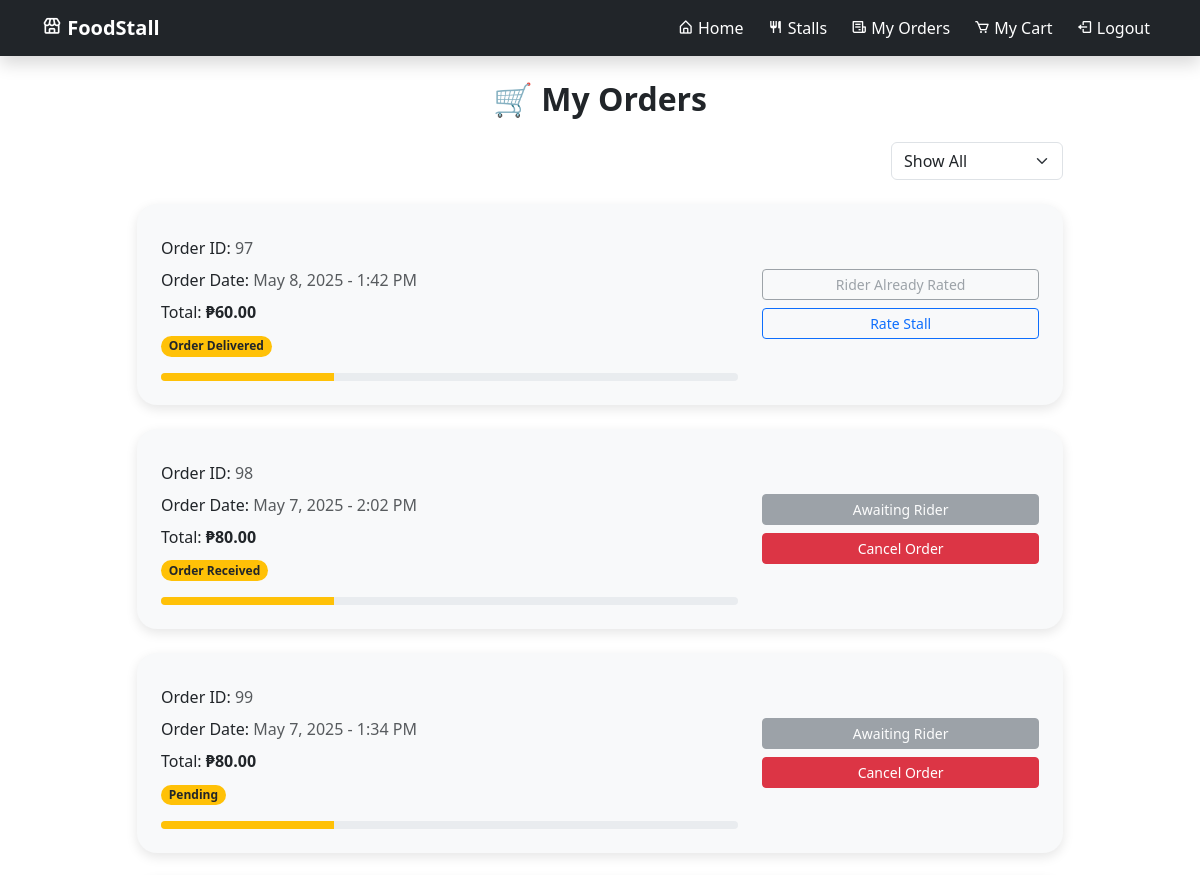
/your_orders.php (signed in, upper part), run on an earlier commit of the app's database.
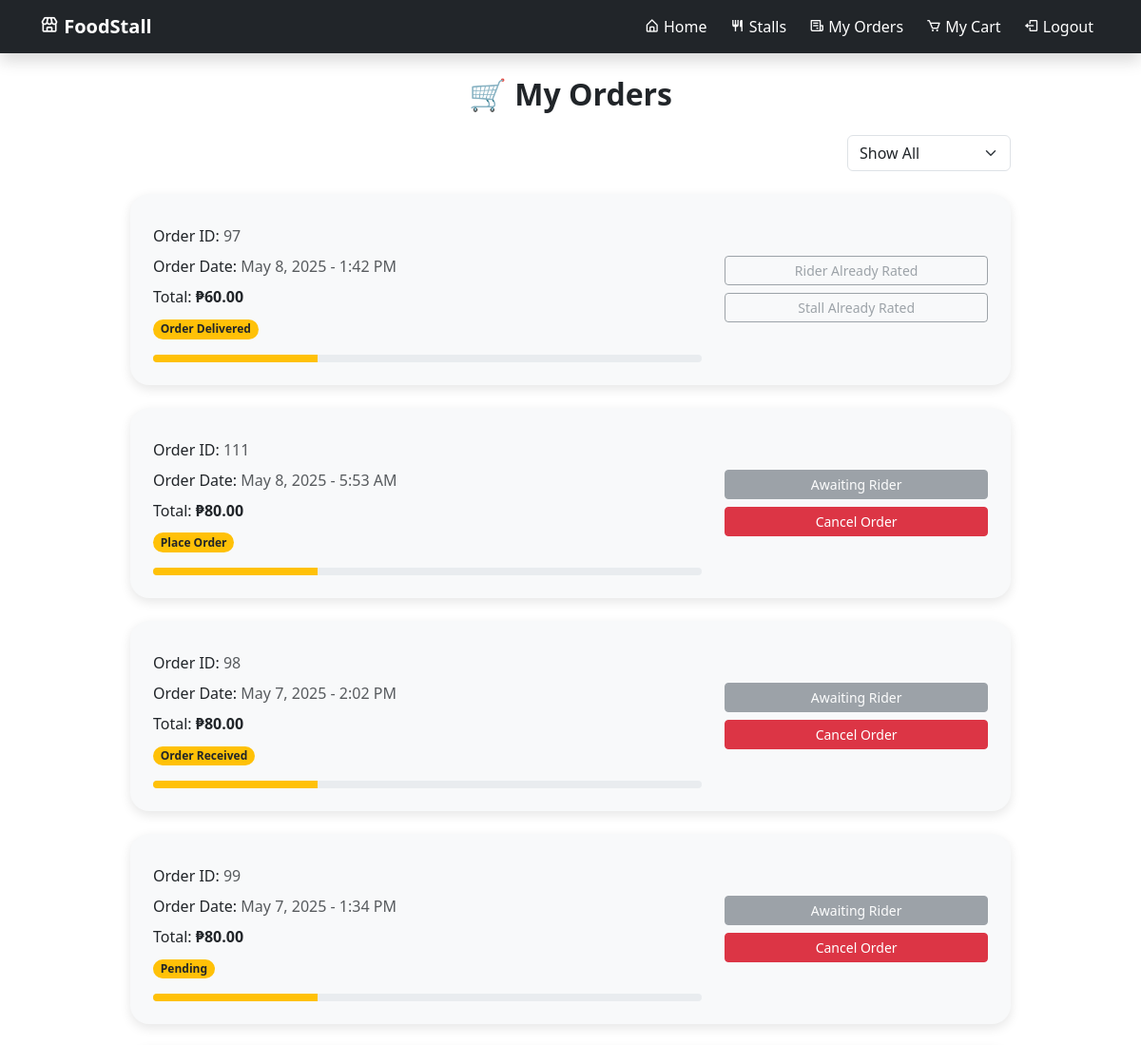
And on a later commit of the database.
### tables this page shows
CREATE TABLE `transaction` (
  `id` int(11) NOT NULL AUTO_INCREMENT,
  `u_id` int(11) NOT NULL,
  `rider_id` int(11) DEFAULT NULL,
  `address` text NOT NULL,
  `total_price` decimal(10,2) NOT NULL,
  `order_date` datetime DEFAULT current_timestamp(),
  `title` varchar(50) DEFAULT NULL,
  `status` varchar(20) DEFAULT NULL,
  `payment_status` varchar(20) DEFAULT NULL,
  `total_quantity` int(11) DEFAULT NULL,
  `rs_id` int(11) DEFAULT NULL,
  `rider_rating` tinyint(4) DEFAULT NULL CHECK (`rider_rating` between 1 and 5),
  `complaint` text DEFAULT NULL,
  `payment_method` varchar(100) NOT NULL,
  `gcash_proof` varchar(100) NOT NULL,
  `stall` varchar(100) DEFAULT NULL,
  `updated_at` datetime DEFAULT NULL,
  PRIMARY KEY (`id`),
  KEY `u_id` (`u_id`),
  KEY `rs_id` (`rs_id`)
);

### your_orders.php (the view, shortened to what this page needs)
<!DOCTYPE html>
<html lang="en">
<head>
    <link href="https://cdn.jsdelivr.net/npm/bootstrap@5.3.2/dist/css/bootstrap.min.css" rel="stylesheet">
    <link href="https://unpkg.com/boxicons@2.1.4/css/boxicons.min.css" rel="stylesheet">
</head>
<body>
    <?php include 'layouts/navbar.php'; ?>
    <div class="page-wrapper py-4">
        <section class="container">
            <div class="row justify-content-center">
                <div class="col-lg-10">
                    <h2 class="text-center mb-4 fw-bold">🛒 My Orders</h2>
                    <div class="mb-4 text-end">
                        <select id="statusFilter" class="form-select w-auto d-inline-block">
                            <option value="all">Show All</option>
                        </select>
                    </div>
                    <?php
                    $query_res = mysqli_query($db, "SELECT * FROM `transaction` WHERE u_id = '" . $_SESSION['user_id'] . "' ORDER BY order_date DESC");
                    if (mysqli_num_rows($query_res) > 0) {
                        while ($row = mysqli_fetch_assoc($query_res)) {
                            $id = $row['id'];
                            $total_price = '₱' . number_format($row['total_price'], 2);
                            $status = $row['status'];
                            $rider_id = $row['rider_id'];
                            $rs_id = $row['rs_id'];
                            $order_date = $row['order_date'];
                            $badgeClass = 'bg-warning text-dark';
                            $statusText = ucwords(str_replace('_', ' ', strtolower($status)));
                            $progressValue = 30;
                            $progressColor = 'bg-warning';
                            if ($status === 'Order_Received') {
                                $badgeClass = 'bg-success';
                                $statusText = 'Order Received';
                                $progressValue = 100;
                                $progressColor = 'bg-success';
                            } elseif ($status === 'Order_Canceled' || $status === 'Order_Cancelled') {
                                $badgeClass = 'bg-danger';
                                $statusText = 'Order Cancelled';
                                $progressValue = 0;
                                $progressColor = 'bg-danger';
                            } elseif ($status === 'Delivering') {
                                $progressValue = 70;
                                $progressColor = 'bg-primary';
                            } elseif ($status === 'Delivered') {
                                $progressValue = 90;
                                $progressColor = 'bg-primary';
                            } elseif ($status === 'Preparing') {
                                $progressValue = 50;
                                $progressColor = 'bg-warning';
                            }
                    ?>
                            <div class="order-card p-4 mb-4 order-item" data-status="<?php echo $status; ?>">
                                <div class="row align-items-center">
                                    <div class="col-md-8 text-start">
                                        <p class="mb-2">Order ID: <span class="text-muted"><?php echo $id; ?></span></p>
                                        <p class="mb-2">Order Date: <span class="text-muted"><?php echo date("F j, Y - g:i A", strtotime($order_date)); ?></span></p>
                                        <p class="mb-2">Total: <span class="fw-bold"><?php echo $total_price; ?></span></p>
                                        <span class="badge rounded-pill <?php echo $badgeClass; ?>">
                                            <?php echo $statusText; ?>
                                        </span>
                                        <div class="progress mt-3" style="height: 8px;">
                                            <div class="progress-bar <?php echo $progressColor; ?>" role="progressbar"
                                                style="width: <?php echo $progressValue; ?>%;"
                                                aria-valuenow="<?php echo $progressValue; ?>" aria-valuemin="0" aria-valuemax="100">
                                            </div>
                                        </div>
                                    </div>
                                    <div class="col-md-4 text-end d-flex flex-column gap-2">
                                        <?php if ($status !== 'order_delivered' && $status !== 'Order_Canceled' && $status !== 'Order_Cancelled') : ?>
                                            <?php if (!empty($rider_id) && $rider_id != 0) : ?>
                                                <a href="update_order_status.php?order_id=<?php echo $id; ?>"
                                                    onclick="return confirm('Confirm you have received your order?');"
                                                    class="btn btn-success btn-sm">Mark Received</a>
                                            <?php else : ?>
                                                <button class="btn btn-secondary btn-sm" disabled>Awaiting Rider</button>
                                            <?php endif; ?>
                                            <a href="cancel_order.php?order_id=<?php echo $id; ?>"
                                                onclick="return confirm('Are you sure you want to cancel this order?');"
                                                class="btn btn-danger btn-sm">Cancel Order</a>
                                        <?php endif; ?>
                                        <?php if ($status === 'order_delivered') :
                                            $check_rider = mysqli_query($db, "SELECT * FROM rating_rider WHERE transaction_id = '$id'");
                                            $already_rated_rider = mysqli_num_rows($check_rider) > 0;
                                            $check_stall = mysqli_query($db, "SELECT * FROM restaurant_ratings WHERE transaction_id = '$id'");
                                            $already_rated_stall = mysqli_num_rows($check_stall) > 0;
                                        ?>
                                            <?php if ($already_rated_rider): ?>
                                                <button class="btn btn-outline-secondary btn-sm" disabled>Rider Already Rated</button>
                                            <?php else: ?>
                                                <a href="rate_rider.php?rider_id=<?= $rider_id ?>&transaction_id=<?= $id ?>"
                                                    class="btn btn-outline-success btn-sm">Rate Rider</a>
                                            <?php endif; ?>
                                            <?php if ($already_rated_stall): ?>
                                                <button class="btn btn-outline-secondary btn-sm" disabled>Stall Already Rated</button>
                                            <?php else: ?>
                                                <a href="rate_stall.php?restaurant_id=<?= $rs_id ?>&transaction_id=<?= $id ?>"
                                                    class="btn btn-outline-primary btn-sm">Rate Stall</a>
                                            <?php endif; ?>
                                        <?php endif; ?>
                                    </div>
                                </div>
                            </div>
                    <?php
                        }
                    } else {
                        echo '
                        <div class="text-center py-5 bg-light border rounded shadow-sm">
                            <img src="assets/images/icons/order-1.svg" alt="No Orders" class="mb-4" style="width: 200px;">
                            <h5 class="text-secondary">You have no orders placed yet.</h5>
                        </div>';
                    }
                    ?>
                </div>
            </div>
        </section>
    </div>
</body>
</html>

### layouts/navbar.php (shortened to what this page needs)
<header class="shadow sticky-top bg-dark">
    <nav class="navbar navbar-expand-lg navbar-dark bg-dark">
        <div class="container">
            <a class="navbar-brand fw-bold text-white" href="index.php">
                <i class='bx bx-store'></i> FoodStall
            </a>
            <div class="collapse navbar-collapse justify-content-end" id="mainNavbar">
                <ul class="navbar-nav mb-2 mb-lg-0 align-items-lg-center gap-2">
                    <li class="nav-item">
                        <a class="nav-link text-white <?= basename($_SERVER['PHP_SELF']) == 'index.php' ? 'active' : '' ?>" href="index.php">
                            <i class='bx bx-home-alt'></i> Home
                        </a>
                    </li>
                    <li class="nav-item">
                        <a class="nav-link text-white <?= basename($_SERVER['PHP_SELF']) == 'restaurants.php' ? 'active' : '' ?>" href="restaurants.php">
                            <i class='bx bx-restaurant'></i> Stalls
                        </a>
                    </li>
                    <?php if (empty($_SESSION["user_id"])): ?>
                        <li class="nav-item">
                            <a class="nav-link text-white" href="login.php">
                                <i class='bx bx-log-in'></i> Login
                            </a>
                        </li>
                        <li class="nav-item">
                            <a class="nav-link text-white" href="registration.php">
                                <i class='bx bx-user-plus'></i> Register
                            </a>
                        </li>
                    <?php else: ?>
                        <li class="nav-item">
                            <a class="nav-link text-white" href="your_orders.php">
                                <i class='bx bx-receipt'></i> My Orders
                            </a>
                        </li>
                        <li class="nav-item position-relative">
                            <a class="nav-link text-white" href="carts.php">
                                <i class='bx bx-cart'></i> My Cart
                            </a>
                        </li>
                        <li class="nav-item">
                            <a class="nav-link text-white" href="logout.php">
                                <i class='bx bx-log-out'></i> Logout
                            </a>
                        </li>
                    <?php endif; ?>
                </ul>
            </div>
        </div>
    </nav>
</header>

### your_orders.php (style rules this page uses)
.order-card { background: #f8f9fa; border-radius: 20px; box-shadow: 0 4px 12px rgba(0, 0, 0, 0.1); transition: transform 0.3s; }

What changed in the data, as far as the page shows it:
computed for transaction "May 8, 2025 - 1:42 PM": text "Rate Stall" → "Stall Already Rated"
added transaction: id "111", order_date "May 8, 2025 - 5:53 AM", total_price "₱80.00", status "Place Order", $progressValue 30 (drawn), shows "Awaiting Rider"
